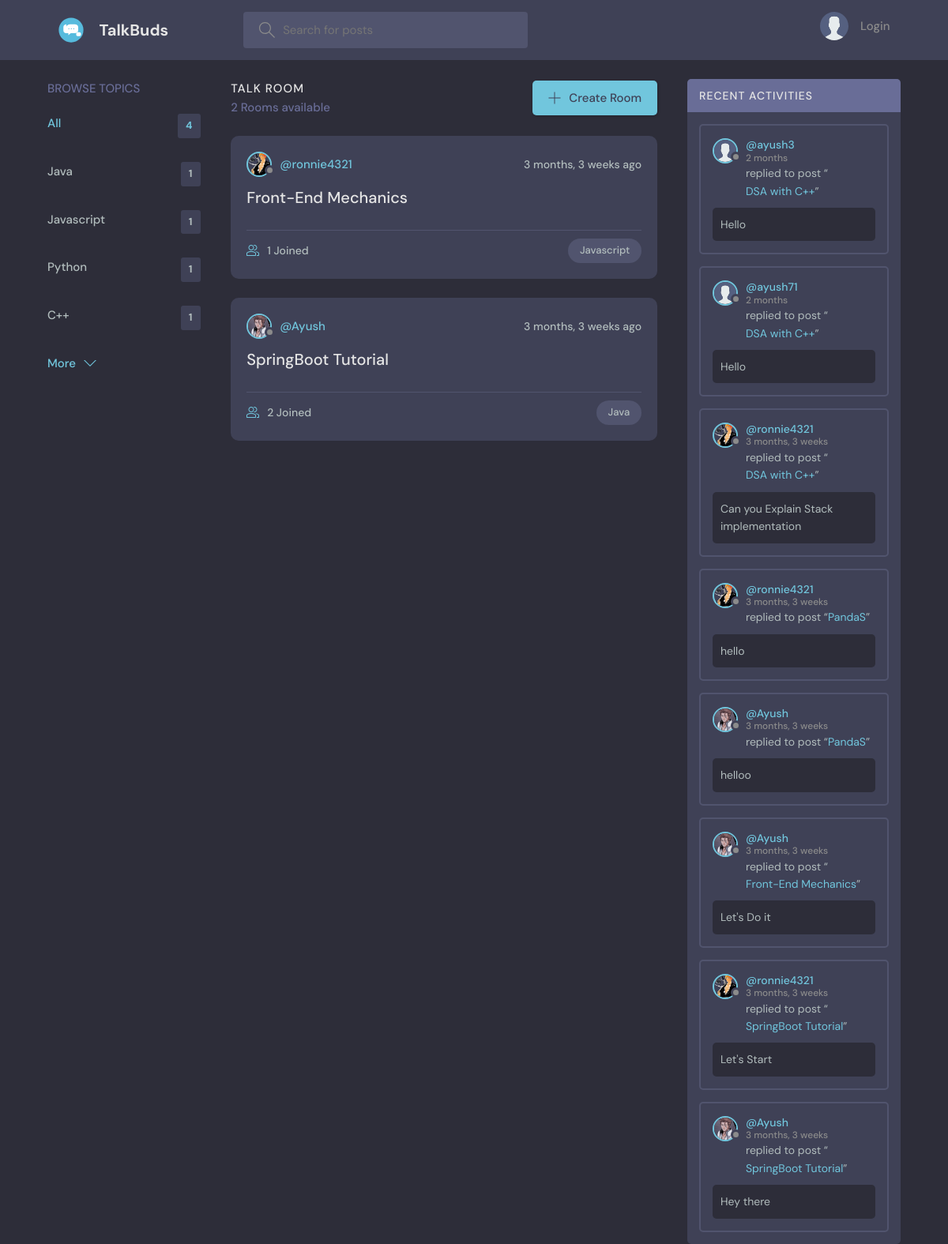
Screenshot of /?q=Java with the database file from the repository.
### base/models.py (models this page shows, shortened)
class Topic(models.Model):
    name = models.CharField(max_length=200)

class Room(models.Model):
    host = models.ForeignKey(User, on_delete= models.SET_NULL, null= True)
    topic = models.ForeignKey(Topic, on_delete= models.SET_NULL, null= True)
    name = models.CharField(max_length=200)
    description = models.TextField(null=True, blank=True)
    participants = models.ManyToManyField(User,related_name='particpants',blank='True')
    updated = models.DateTimeField(auto_now= True)
    created = models.DateTimeField(auto_now_add= True)
    class Meta:
        ordering = ['-updated','-created']
    def __str__(self):
        return self.name

class User(AbstractUser):
    name = models.CharField(max_length=200,null=True)
    email = models.EmailField(unique=True, null=True)
    bio = models.TextField(null=True)
    avatar = models.ImageField(null=True,default="avatar.svg")
    USERNAME_FIELD = 'email'
    REQUIRED_FIELDS = ['username']

class message(models.Model):
    user = models.ForeignKey(User,on_delete=models.CASCADE)
    room = models.ForeignKey(Room, on_delete=models.CASCADE)
    body = models.TextField()
    updated = models.DateTimeField(auto_now= True)
    created = models.DateTimeField(auto_now_add= True)
    class Meta:
        ordering = ['-updated','-created']

### base/views.py (the view)
# urls.py: path('',home,name="home"),
def home(request):
    q = request.GET.get('q') if request.GET.get('q') != None else ''
    rooms = Room.objects.filter(
        Q(topic__name__icontains=q) |
        Q(name__icontains=q) |
        Q(description__icontains=q)
    )
    topics = Topic.objects.all()
    room_count = rooms.count()
    chats = message.objects.all()
    context = {'rooms' : rooms,'topics' : topics,'room_count':room_count, 'chats' : chats}
    return render(request,'base/home.html',context)

### base/templates/base/home.html (shortened to what this page needs)
{%extends 'main.html'%}
{%block content%}
    <main class="layout layout--3">
      <div class="container">
        {% include 'base/topics_component.html' %}
        <div class="roomList">
          <div class="roomList__header">
            <div>
              <h2>Talk Room</h2>
              <p>{{room_count}} Rooms available</p>
            </div>
            <a class="btn btn--main" href="{%url 'create-room'%}">
              <svg version="1.1" xmlns="http://www.w3.org/2000/svg" width="32" height="32" viewBox="0 0 32 32">
                <title>add</title>
                <path
                  d="M16.943 0.943h-1.885v14.115h-14.115v1.885h14.115v14.115h1.885v-14.115h14.115v-1.885h-14.115v-14.115z"
                ></path>
              </svg>
              Create Room
            </a>
          </div>
                {% include 'base/feed_component.html' %}
        </div>
        {%include 'base/activity_component.html'%}
      </div>
    </main>
    {%endblock%}

### base/templates/base/topics_component.html
<div class="topics">
    <div class="topics__header">
      <h2>Browse Topics</h2>
    </div>
    <ul class="topics__list">
      <li>
        <a href="{% url 'home' %}" class="active">All <span>{{topics.count}}</span></a>
      </li>
      {% for topic in topics %}
      <li>
        <a href="{% url 'home' %}?q={{topic.name}}">{{topic.name}}<span>{{topic.room_set.all.count}}</span></a>
      </li>
      {% endfor   %}
    </ul>
    <a class="btn btn--link" href="{% url 'topics'%}">
      More
      <svg version="1.1" xmlns="http://www.w3.org/2000/svg" width="32" height="32" viewBox="0 0 32 32">
        <title>chevron-down</title>
        <path d="M16 21l-13-13h-3l16 16 16-16h-3l-13 13z"></path>
      </svg>
    </a>
  </div>

### base/templates/base/feed_component.html (shortened to what this page needs)
{% for room in rooms %}
    <div class="roomListRoom">
      <div class="roomListRoom__header">
        <a href="{% url 'profile' room.host.id %}" class="roomListRoom__author">
          <div class="avatar avatar--small">
            <img src="{{room.host.avatar.url}}" />
          </div>
          <span>@{{ room.host.username }}</span>
        </a>
        <div class="roomListRoom__actions">
          <span>{{room.created|timesince}} ago</span>
        </div>
      </div>
      <div class="roomListRoom__content">
        <a href="{% url 'room' room.id%}">{{room.name}}</a>
      </div>
      <div class="roomListRoom__meta">
        <a href="{% url 'room' room.id%}" class="roomListRoom__joined">
          {{room.participants.all.count}} Joined
        </a>
        <p class="roomListRoom__topic">{{ room.topic.name }}</p>
      </div>
    </div>
{%endfor%}

### base/templates/base/activity_component.html
<div class="activities">
    <div class="activities__header">
      <h2>Recent Activities</h2>
    </div>
    {% for chat in chats %}
    <div class="activities__box">
      <div class="activities__boxHeader roomListRoom__header">
        <a href="{% url 'profile' chat.user.id %}" class="roomListRoom__author">
          <div class="avatar avatar--small">
            <img src="{{chat.user.avatar.url}}" />
          </div>
          <p>
            @{{chat.user.username}}
            <span>{{chat.created|timesince}}</span>
          </p>
        </a>
      </div>
      <div class="activities__boxContent">
        <p>replied to post “<a href="{% url 'room' chat.room.id %}">{{chat.room}}</a>”</p>
        <div class="activities__boxRoomContent">
            {{chat.body}}
        </div>
      </div>
    </div>
    {% endfor %}
  </div>

### rows the page displays
Topic: name "Java", room_set.all.count "1"
Topic: name "Javascript", room_set.all.count "1"
Topic: name "Python", room_set.all.count "1"
Topic: name "C++", room_set.all.count "1"
Room: host.avatar (picture), host.username "ronnie4321", created "3 months, 3 weeks", name "Front-End Mechanics", participants.all.count "1", topic.name "Javascript"
Room: host.avatar (picture), host.username "Ayush", created "3 months, 3 weeks", name "SpringBoot Tutorial", participants.all.count "2", topic.name "Java"
message: user.avatar (placeholder picture), user.username "ayush3", created "2 months", room "DSA with C++", body "Hello"
message: user.avatar (placeholder picture), user.username "ayush71", created "2 months", room "DSA with C++", body "Hello"
message: user.avatar (picture), user.username "ronnie4321", created "3 months, 3 weeks", room "DSA with C++", body "Can you Explain Stack implementation"
message: user.avatar (picture), user.username "ronnie4321", created "3 months, 3 weeks", room "PandaS", body "hello"
message: user.avatar (picture), user.username "Ayush", created "3 months, 3 weeks", room "PandaS", body "helloo"
message: user.avatar (picture), user.username "Ayush", created "3 months, 3 weeks", room "Front-End Mechanics", body "Let's Do it"
message: user.avatar (picture), user.username "ronnie4321", created "3 months, 3 weeks", room "SpringBoot Tutorial", body "Let's Start"
message: user.avatar (picture), user.username "Ayush", created "3 months, 3 weeks", room "SpringBoot Tutorial", body "Hey there"

### other values shown
{{ topics.count }} "4"
{{ room_count }} "2"
